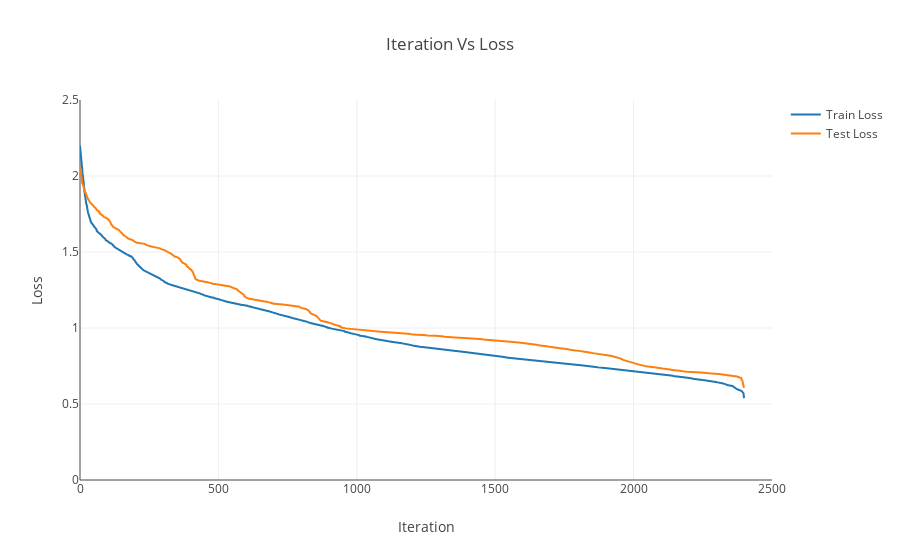

Notebook code for this chart:
### Code cell
train_loss_red=np.array(history.history['loss'])
test_loss_red=np.array(history.history['val_loss'])
trace1=go.Scatter(y=np.sort(train_loss_red)[::-1],name='Train Loss')
trace2=go.Scatter(y=np.sort(test_loss_red)[::-1],name='Test Loss')
layout=go.Layout(title='Iteration Vs Loss',xaxis=dict(range=[0,2500],title='Iteration'),yaxis=dict(range=[0,2.5],title='Loss'))
data=[trace1,trace2]
fig=go.Figure(data=data,layout=layout)
iplot(fig)

### Figure 1 — Plotly figure (JSON) as saved in the notebook; plotly's stock layout.template omitted (floating-point values rounded to 4 significant figures; data arrays with more than 128 entries replaced by an {"elided": "..."} marker saying what was removed)
{"data": [{"name": "Train Loss", "type": "scatter", "uid": "6fcddfdb-781f-458b-ae6c-18e5a2886117", "y": {"elided": "2400 float values"}}, {"name": "Test Loss", "type": "scatter", "uid": "8f32516a-0c5e-46b8-905a-f4d9e80d43a7", "y": {"elided": "2400 float values"}}], "layout": {"title": {"text": "Iteration Vs Loss"}, "xaxis": {"range": [0, 2500], "title": {"text": "Iteration"}}, "yaxis": {"range": [0, 2.5], "title": {"text": "Loss"}}}}
